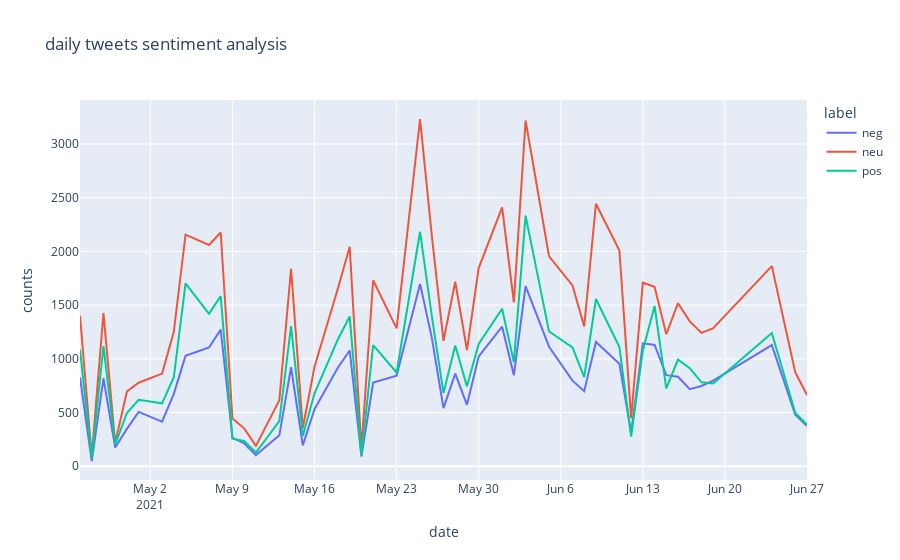

The code cell stored with this chart in its notebook:
### Code cell
## actual ##

data_agg = dfs[['id', 'created_at','sentiment']].groupby(['created_at', 'sentiment']).count().reset_index()

data_agg.columns = ['date', 'label','counts']
data_agg.head()

px.line(data_agg, x = 'date', y='counts', color = 'label', title = 'daily tweets sentiment analysis')

### Figure 1 — Plotly figure (JSON) as saved in the notebook; plotly's stock layout.template omitted (floating-point values rounded to 4 significant figures)
{"data": [{"hovertemplate": "label=neg<br>date=%{x}<br>counts=%{y}<extra></extra>", "legendgroup": "neg", "line": {"color": "#636efa", "dash": "solid"}, "marker": {"symbol": "circle"}, "mode": "lines", "name": "neg", "orientation": "v", "showlegend": true, "type": "scatter", "x": ["2021-04-26", "2021-04-27", "2021-04-28", "2021-04-29", "2021-04-30", "2021-05-01", "2021-05-03", "2021-05-04", "2021-05-05", "2021-05-07", "2021-05-08", "2021-05-09", "2021-05-10", "2021-05-11", "2021-05-13", "2021-05-14", "2021-05-15", "2021-05-16", "2021-05-18", "2021-05-19", "2021-05-20", "2021-05-21", "2021-05-23", "2021-05-25", "2021-05-26", "2021-05-27", "2021-05-28", "2021-05-29", "2021-05-30", "2021-06-01", "2021-06-02", "2021-06-03", "2021-06-05", "2021-06-07", "2021-06-08", "2021-06-09", "2021-06-11", "2021-06-12", "2021-06-13", "2021-06-14", "2021-06-15", "2021-06-16", "2021-06-17", "2021-06-18", "2021-06-19", "2021-06-24", "2021-06-26", "2021-06-27"], "xaxis": "x", "y": [829, 49, 819, 174, 348, 506, 415, 674, 1028, 1106, 1272, 266, 214, 104, 288, 922, 194, 531, 919, 1078, 91, 780, 844, 1698, 1199, 541, 862, 572, 1022, 1299, 848, 1677, 1113, 797, 699, 1157, 954, 314, 1144, 1130, 848, 833, 717, 747, 798, 1128, 479, 374], "yaxis": "y"}, {"hovertemplate": "label=neu<br>date=%{x}<br>counts=%{y}<extra></extra>", "legendgroup": "neu", "line": {"color": "#EF553B", "dash": "solid"}, "marker": {"symbol": "circle"}, "mode": "lines", "name": "neu", "orientation": "v", "showlegend": true, "type": "scatter", "x": ["2021-04-26", "2021-04-27", "2021-04-28", "2021-04-29", "2021-04-30", "2021-05-01", "2021-05-03", "2021-05-04", "2021-05-05", "2021-05-07", "2021-05-08", "2021-05-09", "2021-05-10", "2021-05-11", "2021-05-13", "2021-05-14", "2021-05-15", "2021-05-16", "2021-05-18", "2021-05-19", "2021-05-20", "2021-05-21", "2021-05-23", "2021-05-25", "2021-05-26", "2021-05-27", "2021-05-28", "2021-05-29", "2021-05-30", "2021-06-01", "2021-06-02", "2021-06-03", "2021-06-05", "2021-06-07", "2021-06-08", "2021-06-09", "2021-06-11", "2021-06-12", "2021-06-13", "2021-06-14", "2021-06-15", "2021-06-16", "2021-06-17", "2021-06-18", "2021-06-19", "2021-06-24", "2021-06-26", "2021-06-27"], "xaxis": "x", "y": [1403, 93, 1427, 217, 696, 778, 863, 1252, 2156, 2060, 2176, 444, 353, 190, 616, 1839, 356, 927, 1657, 2043, 160, 1732, 1284, 3233, 2150, 1167, 1718, 1082, 1845, 2410, 1526, 3219, 1955, 1684, 1302, 2444, 2009, 448, 1709, 1671, 1229, 1518, 1349, 1242, 1286, 1863, 873, 664], "yaxis": "y"}, {"hovertemplate": "label=pos<br>date=%{x}<br>counts=%{y}<extra></extra>", "legendgroup": "pos", "line": {"color": "#00cc96", "dash": "solid"}, "marker": {"symbol": "circle"}, "mode": "lines", "name": "pos", "orientation": "v", "showlegend": true, "type": "scatter", "x": ["2021-04-26", "2021-04-27", "2021-04-28", "2021-04-29", "2021-04-30", "2021-05-01", "2021-05-03", "2021-05-04", "2021-05-05", "2021-05-07", "2021-05-08", "2021-05-09", "2021-05-10", "2021-05-11", "2021-05-13", "2021-05-14", "2021-05-15", "2021-05-16", "2021-05-18", "2021-05-19", "2021-05-20", "2021-05-21", "2021-05-23", "2021-05-25", "2021-05-26", "2021-05-27", "2021-05-28", "2021-05-29", "2021-05-30", "2021-06-01", "2021-06-02", "2021-06-03", "2021-06-05", "2021-06-07", "2021-06-08", "2021-06-09", "2021-06-11", "2021-06-12", "2021-06-13", "2021-06-14", "2021-06-15", "2021-06-16", "2021-06-17", "2021-06-18", "2021-06-19", "2021-06-24", "2021-06-26", "2021-06-27"], "xaxis": "x", "y": [1086, 78, 1119, 202, 496, 619, 586, 829, 1702, 1420, 1584, 256, 236, 128, 421, 1304, 282, 678, 1183, 1395, 101, 1127, 873, 2183, 1401, 683, 1124, 744, 1139, 1466, 969, 2333, 1255, 1106, 829, 1557, 1109, 275, 1078, 1492, 726, 993, 913, 782, 770, 1240, 498, 386], "yaxis": "y"}], "layout": {"legend": {"title": {"text": "label"}, "tracegroupgap": 0}, "title": {"text": "daily tweets sentiment analysis"}, "xaxis": {"anchor": "y", "domain": [0, 1], "title": {"text": "date"}}, "yaxis": {"anchor": "x", "domain": [0, 1], "title": {"text": "counts"}}}}
